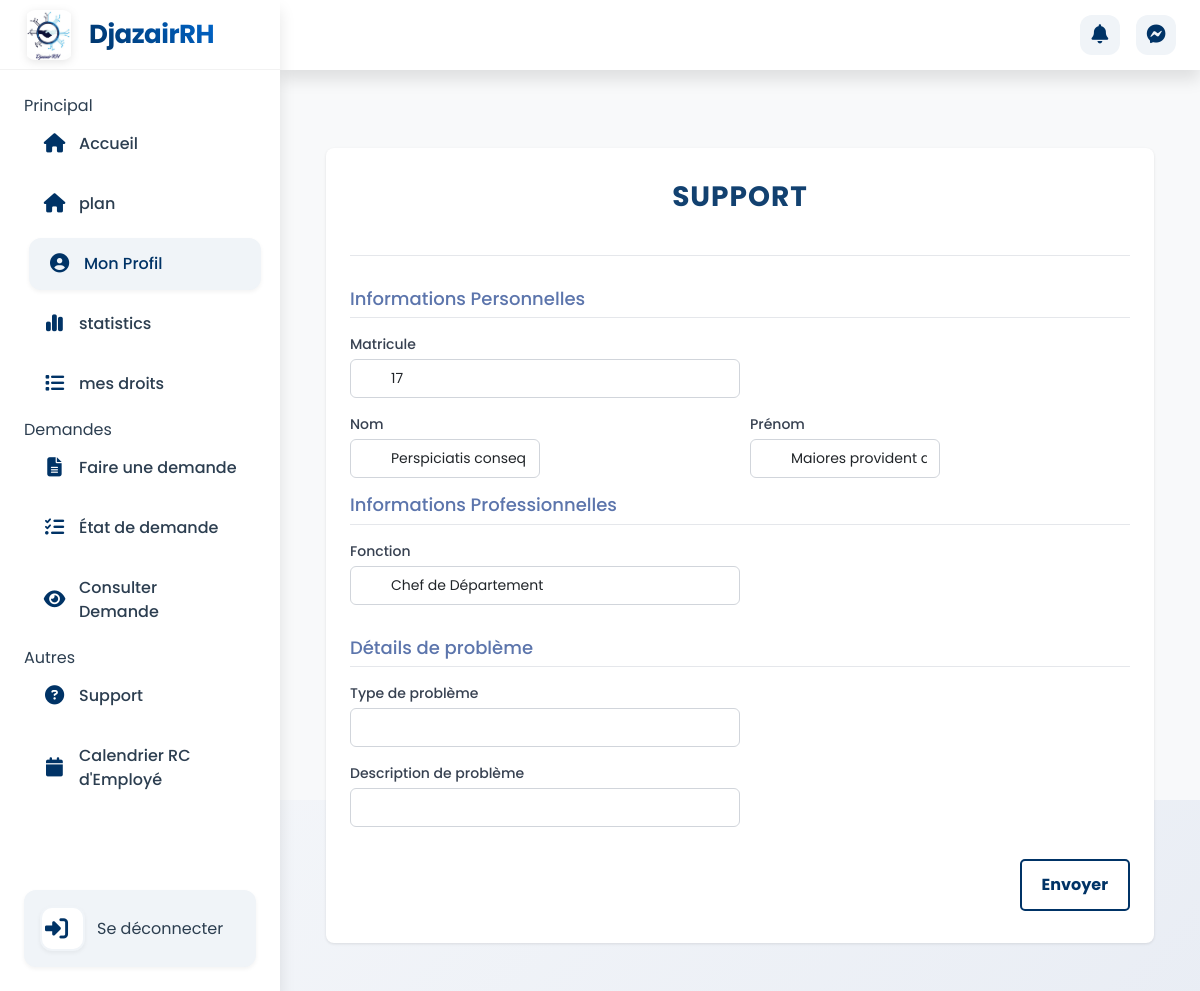
Screenshot of /dashboard/support/index.php (signed in) with the database file from the repository.
### tables this page shows
CREATE TABLE IF NOT EXISTS `employees` (
  `id` int NOT NULL AUTO_INCREMENT,
  `substitute_id` int DEFAULT NULL,
  `superior_id` int DEFAULT NULL,
  `base_payment` int unsigned DEFAULT NULL,
  `matricule` int DEFAULT NULL,
  `prenom` varchar(255) NOT NULL,
  `nom` varchar(255) NOT NULL,
  `email_professionnel` varchar(255) NOT NULL,
  `phone` varchar(255) DEFAULT NULL,
  `start_date` date DEFAULT NULL,
  `password` varchar(255) NOT NULL,
  `departement_id` int DEFAULT NULL,
  `service_id` int DEFAULT NULL,
  `role_id` int DEFAULT NULL,
  `compte_valid` enum('1','0','waiting') DEFAULT 'waiting',
  `profile_photo` varchar(50) DEFAULT NULL,
  `birth_day` date DEFAULT NULL,
  `birth_place` varchar(50) DEFAULT NULL,
  `etat_civil` enum('celibataire','marie','divorce','veuf','') DEFAULT NULL,
  PRIMARY KEY (`id`),
  UNIQUE KEY `email_professionnel` (`email_professionnel`),
  UNIQUE KEY `matricule` (`matricule`),
  KEY `departement_id` (`departement_id`),
  KEY `service_id` (`service_id`),
  KEY `role_id` (`role_id`),
  KEY `FK_employees_employees` (`superior_id`),
  KEY `FK_employees_employees_2` (`substitute_id`) USING BTREE,
  CONSTRAINT `employees_ibfk_1` FOREIGN KEY (`departement_id`) REFERENCES `departements` (`id`),
  CONSTRAINT `employees_ibfk_2` FOREIGN KEY (`service_id`) REFERENCES `services` (`id`),
  CONSTRAINT `employees_ibfk_3` FOREIGN KEY (`role_id`) REFERENCES `roles` (`id`),
  CONSTRAINT `FK_employees_employees` FOREIGN KEY (`superior_id`) REFERENCES `employees` (`id`),
  CONSTRAINT `FK_employees_employees_2` FOREIGN KEY (`substitute_id`) REFERENCES `employees` (`id`) ON DELETE SET NULL
);

CREATE TABLE IF NOT EXISTS `roles` (
  `id` int NOT NULL AUTO_INCREMENT,
  `nom` varchar(255) NOT NULL,
  PRIMARY KEY (`id`)
);

### functions/user.php (called while the page is built, shortened)
<?php
if (!function_exists('fetch_user_information')) {
    function fetch_user_information(string $user_id, $check = true): array
    {
        $db = load_db();
        $sql = "SELECT * FROM `employees` WHERE id=?";
        $result = $db->prepare($sql);
        $result->execute([$user_id]);
        $user = $result->fetch(PDO::FETCH_ASSOC);
        $user['role'] = get_role($user['role_id']);
        $user['service'] = get_service($user['service_id']);
        $user['department'] = get_department($user['departement_id']);
        $user['superior'] = empty($user['superior_id']) ? null :  get_user($user['superior_id']);
        $user['address'] = !empty($user['address_id']) ? get_address($user['user_id']) : [];
        $user['substitute'] = !empty($user['substitute_id']) ? get_user($user['substitute_id']) : null;
        return $user;
    }
}

### functions/auth.php (called while the page is built, shortened)
<?php
if( !function_exists('get_user') ){
    function get_user($id){
        $db = load_db();
        $sql = "SELECT * FROM employees WHERE id = ?";
        $stmt = $db->prepare($sql);
        $stmt->execute([$id]);
        if( $stmt->rowCount() > 0 ){
            $user = $stmt->fetch(PDO::FETCH_ASSOC);
            unset($user['password']);
            return $user;
        }
        return null;
    }
}

### dashboard/support/index.php (the view, shortened to what this page needs)
<?php
$user = fetch_user_information($_SESSION['user_id']);
?>
<!DOCTYPE html>
<html lang="fr">
<head>
</head>
<body x-data="body">
    <?php component('partials/sidebar') ?>
    <div class="content">
        <div class="container">
            <div class="form-card">
                <div class="header">
                    <h1 class="title"> Support </h1>
                </div>
                <form id="formConvocation" action="<?= url('actions/demand.php') ?>">
                    <div class="section">
                        <h3 class="section-title">Informations Personnelles</h3>
                        <div class="form-group">
                            <label class="form-label" for="matricule">Matricule</label>
                            <input readonly value="<?= $user['matricule'] ?>" type="text" id="matricule" class="form-input" required>
                        </div>
                        <div class="form-group-row">
                            <div class="form-group">
                                <label class="form-label" for="nom">Nom</label>
                                <input readonly value="<?= $user['nom'] ?>" type="text" id="nom" class="form-input" required>
                            </div>
                            <div class="form-group">
                                <label class="form-label" for="prenom">Prénom</label>
                                <input readonly value="<?= $user['prenom'] ?>" type="text" id="prenom" class="form-input" required>
                            </div>
                        </div>
                        <h3 class="section-title">Informations Professionnelles</h3>
                        <div class="form-group">
                            <label class="form-label" for=" Fonction"> Fonction</label>
                            <input readonly value="<?= $user['role']['nom'] ?>" type="text" id=" Fonction" class="form-input" required>
                        </div>
                    </div>
                    <div class="section">
                        <h3 class="section-title">Détails de problème</h3>
                        <div class="form-group">
                            <label class="form-label" for="type_de_probleme">Type de problème</label>
                            <input name="type" type="text" id="type_de_probleme" class="form-input" required>
                        </div>
                        <div class="form-group">
                            <label class="form-label" for="description_de_probleme">Description de problème</label>
                            <input name="message" type="text" id="description_de_probleme" class="form-input" required>
                        </div>
                    </div>
                    <div class="buttons-container">
                        <button type="submit" id="submitButton" class="button button-primary">
                            <span id="submitText">Envoyer</span>
                        </button>
                    </div>
                </form>
            </div>
        </div>
    </div>
</body>
</html>

### dashboard/support/index.php (style rules this page uses)
:root { --primary-color: #003366; --secondary-color: #0066cc; --accent-color: #66b3ff; --text-color: #2c3e50; --bg-color: #f8f9fa; --hover-color: #f0f4f8; --border-radius: 12px; --nav-height: 70px; --transition: all 0.3s cubic-bezier(0.4, 0, 0.2, 1); --shadow-sm: 0 2px 4px rgba(0, 0, 0, 0.05); --shadow-md: 0 4px 6px rgba(0, 0, 0, 0.1); --shadow-lg: 0 10px 15px rgba(0, 0, 0, 0.1); }
* { margin: 0; padding: 0; box-sizing: border-box; font-family: 'Poppins', sans-serif; }
body { display: flex; height: 100vh; margin: 0; background: linear-gradient(135deg, #f5f7fa 0%, #e4e9f2 100%); }
.content { margin-top: var(--nav-height); margin-left: 280px; padding: 30px; flex-grow: 1; background: var(--bg-color); min-height: calc(100vh - var(--nav-height)); }
body { font-family: system-ui, -apple-system, sans-serif; margin: 0; padding: 0; background-color: rgb(249, 250, 251); min-height: 100vh; }
.container { max-width: 48rem; margin: 0 auto; padding: 3rem 1rem; }
.form-card { background-color: white; padding: 2rem 1.5rem; border-radius: 0.5rem; box-shadow: 0 1px 3px 0 rgba(0, 0, 0, 0.1); }
.header { display: flex; justify-content: space-between; align-items: center; margin-bottom: 2rem; padding-bottom: 1rem; border-bottom: 1px solid #e5e7eb; }
.title { text-align: center; color: #124170; font-size: 28px; font-weight: bold; text-transform: uppercase; letter-spacing: 1px; margin-bottom: 20px; padding-bottom: 5px; display: block; width: fit-content; margin-left: auto; margin-right: auto; }
.section { margin-bottom: 2rem; }
.section-title { font-size: 1.125rem; font-weight: 500; color: #5c75ac; margin-bottom: 1rem; padding-bottom: 0.5rem; border-bottom: 1px solid #e5e7eb; }
.form-group { margin-bottom: 1rem; }
.form-group-row { display: flex; gap: 20px; }
.form-group-row .form-group { flex: 1; }
.form-label { display: block; font-size: 0.875rem; font-weight: 500; color: #374151; margin-bottom: 0.25rem; }
.form-input { width: 50%; padding: 0.5rem 0.75rem; padding-left: 2.5rem; border: 1px solid #d1d5db; border-radius: 0.375rem; font-size: 0.875rem; transition: border-color 0.15s ease-in-out; }
.buttons-container { display: flex; justify-content: flex-end; gap: 10px; }
.button-primary { background-color: white; color: #003366; font-size: 16px; font-weight: bold; padding: 12px 20px; border: 2px solid #003366; border-radius: 5px; cursor: pointer; transition: background 0.3s ease, color 0.3s ease, transform 0.2s ease; display: flex; align-items: center; gap: 8px; }

### rows the page displays
employees: matricule "17", nom "Perspiciatis conseq", prenom "Maiores provident q"
roles: nom "Chef de Département"
